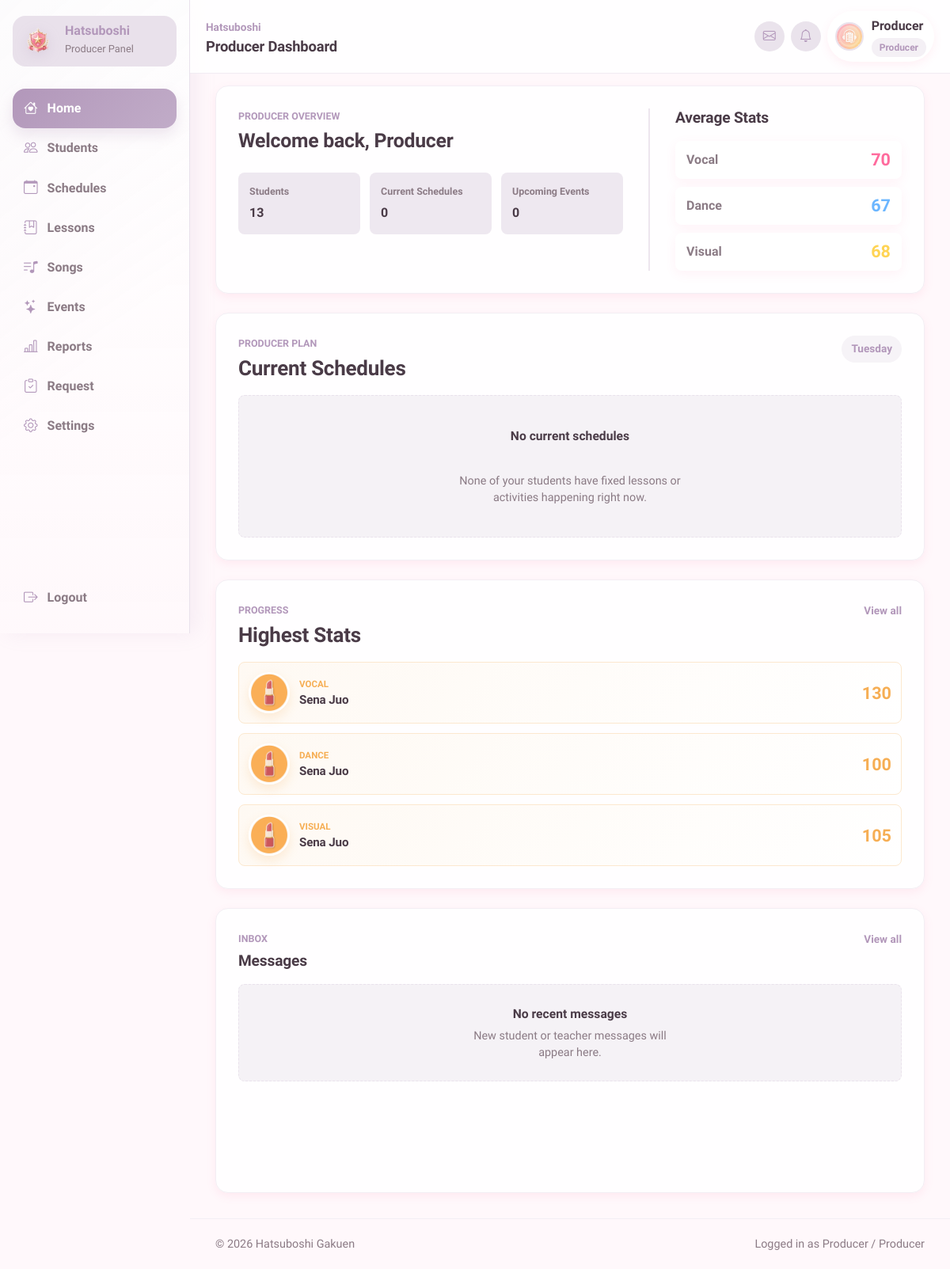
The page /producer/dashboard.php (signed in) on the database its author committed.
### tables this page shows
CREATE TABLE `users` (
  `id` int(11) NOT NULL AUTO_INCREMENT,
  `username` varchar(50) NOT NULL,
  `password` varchar(255) NOT NULL,
  `role` enum('admin','producer','teacher','student') NOT NULL,
  `avatar` varchar(255) DEFAULT NULL,
  `is_active` tinyint(1) NOT NULL DEFAULT 1,
  `created_at` datetime NOT NULL DEFAULT current_timestamp(),
  `updated_at` datetime NOT NULL DEFAULT current_timestamp() ON UPDATE current_timestamp(),
  `last_login` datetime DEFAULT NULL,
  `theme_primary_color` varchar(20) DEFAULT '#FF6B9D',
  `theme_secondary_color` varchar(20) DEFAULT '#FFB3D1',
  PRIMARY KEY (`id`),
  UNIQUE KEY `uniq_users_username` (`username`),
  KEY `idx_users_role` (`role`),
  KEY `idx_users_is_active` (`is_active`)
);

CREATE TABLE `students` (
  `id` int(11) NOT NULL AUTO_INCREMENT,
  `user_id` int(11) NOT NULL,
  `name` varchar(100) NOT NULL,
  `name_jp` varchar(100) DEFAULT NULL,
  `birthday` date DEFAULT NULL,
  `zodiac` varchar(30) DEFAULT NULL,
  `blood_type` char(2) DEFAULT NULL,
  `height` int(11) DEFAULT NULL,
  `weight` int(11) DEFAULT NULL,
  `three_size` varchar(20) DEFAULT NULL,
  `hometown` varchar(50) DEFAULT NULL,
  `hobbies` text DEFAULT NULL,
  `special_skill` text DEFAULT NULL,
  `school_year` varchar(20) DEFAULT NULL,
  `rank` varchar(10) GENERATED ALWAYS AS (case when (`vocal` + `dance` + `visual`) * 2.3 >= 35000 then 'S5' when (`vocal` + `dance` + `visual`) * 2.3 >= 26000 then 'S4' when (`vocal` + `dance` + `visual`) * 2.3 >= 23000 then 'SSS+' when (`vocal` + `dance` + `visual`) * 2.3 >= 20000 then 'SSS' when (`vocal` + `dance` + `visual`) * 2.3 >= 16000 then 'SS' when (`vocal` + `dance` + `visual`) * 2.3 >= 14500 then 'S+' when (`vocal` + `dance` + `visual`) * 2.3 >= 13000 then 'S' when (`vocal` + `dance` + `visual`) * 2.3 >= 12000 then 'A+' when (`vocal` + `dance` + `visual`) * 2.3 >= 11000 then 'A' when (`vocal` + `dance` + `visual`) * 2.3 >= 10000 then 'B+' when (`vocal` + `dance` + `visual`) * 2.3 >= 9000 then 'B' when (`vocal` + `dance` + `visual`) * 2.3 >= 7500 then 'C+' when (`vocal` + `dance` + `visual`) * 2.3 >= 6500 then 'C' when (`vocal` + `dance` + `visual`) * 2.3 >= 5000 then 'D' when (`vocal` + `dance` + `visual`) * 2.3 >= 3000 then 'E' else 'Debut' end) STORED,
  `vocal` int(11) NOT NULL DEFAULT 0,
  `dance` int(11) NOT NULL DEFAULT 0,
  `visual` int(11) NOT NULL DEFAULT 0,
  `bio` text DEFAULT NULL,
  `producer_id` int(11) DEFAULT NULL,
  `producer_status` enum('active','removal_pending','released','unassigned') DEFAULT 'unassigned',
  `created_at` datetime NOT NULL DEFAULT current_timestamp(),
  `updated_at` datetime NOT NULL DEFAULT current_timestamp() ON UPDATE current_timestamp(),
  PRIMARY KEY (`id`),
  UNIQUE KEY `uniq_students_user_id` (`user_id`),
  KEY `idx_students_producer_id` (`producer_id`),
  KEY `idx_students_rank` (`rank`),
  CONSTRAINT `fk_students_producer` FOREIGN KEY (`producer_id`) REFERENCES `users` (`id`) ON DELETE SET NULL ON UPDATE CASCADE,
  CONSTRAINT `fk_students_user` FOREIGN KEY (`user_id`) REFERENCES `users` (`id`) ON DELETE CASCADE ON UPDATE CASCADE
);

### producer/dashboard.php (the view, shortened to what this page needs)
<?php
require_once '../config/database.php';
$stmt = $pdo->prepare(
    'SELECT id, username, theme_primary_color, theme_secondary_color
     FROM users
     WHERE id = ?
       AND role = ?
     LIMIT 1'
);
$stmt->execute([$_SESSION['id'], 'producer']);
$producer = $stmt->fetch();
$weekday = (int) date('N');
$producer_id = (int) $producer['id'];
$student_count_stmt = $pdo->prepare('SELECT COUNT(*) FROM students WHERE producer_id = ?');
$student_count_stmt->execute([$producer_id]);
$dashboard_counts = [
    'students' => (int) $student_count_stmt->fetchColumn(),
    'current_schedules' => 0,
    'upcoming_events' => (int) $pdo->query('SELECT COUNT(*) FROM events WHERE date >= NOW()')->fetchColumn(),
];
$average_stmt = $pdo->prepare(
    'SELECT
        COALESCE(ROUND(AVG(vocal)), 0) AS vocal,
        COALESCE(ROUND(AVG(dance)), 0) AS dance,
        COALESCE(ROUND(AVG(visual)), 0) AS visual
     FROM students
     WHERE producer_id = ?'
);
$average_stmt->execute([$producer_id]);
$average_stats = $average_stmt->fetch() ?: ['vocal' => 0, 'dance' => 0, 'visual' => 0];
$schedule_stmt = $pdo->prepare(
    'SELECT
        rs.activity_type,
        rs.title,
        rs.start_time,
        rs.end_time,
        rs.location,
        s.name AS student_name
     FROM recurring_schedules rs
     INNER JOIN students s ON s.id = rs.student_id
     WHERE rs.weekday = ?
       AND rs.is_active = 1
       AND rs.start_time <= CURTIME()
       AND rs.end_time >= CURTIME()
       AND s.producer_id = ?
     ORDER BY rs.start_time, s.name'
);
$schedule_stmt->execute([$weekday, $producer_id]);
$current_schedules = $schedule_stmt->fetchAll();
$dashboard_counts['current_schedules'] = count($current_schedules);
$top_students = [];
$stat_labels = [
    'vocal' => 'Vocal',
    'dance' => 'Dance',
    'visual' => 'Visual',
];
foreach ($stat_labels as $stat_key => $stat_label) {
    $top_stat_stmt = $pdo->prepare(
        'SELECT
            s.name,
            s.' . $stat_key . ' AS stat_value,
            u.avatar,
            u.theme_primary_color,
            u.theme_secondary_color
         FROM students s
         INNER JOIN users u ON u.id = s.user_id
         WHERE s.producer_id = ?
         ORDER BY ' . $stat_key . ' DESC, name ASC
         LIMIT 1'
    );
    $top_stat_stmt->execute([$producer_id]);
    $top_stat_student = $top_stat_stmt->fetch();
    if ($top_stat_student) {
        $top_students[] = [
            'stat_key' => $stat_key,
            'stat_label' => $stat_label,
            'name' => $top_stat_student['name'],
            'stat_value' => (int) $top_stat_student['stat_value'],
            'avatar' => $top_stat_student['avatar'] ?? '',
            'theme_primary_color' => $top_stat_student['theme_primary_color'] ?: '#FF6B9D',
            'theme_secondary_color' => $top_stat_student['theme_secondary_color'] ?: '#FFB3D1',
        ];
    }
}
$recent_messages = get_recent_conversation_previews($pdo, (int) $_SESSION['id']);
require_once '../includes/header.php';
require_once '../includes/sidebar.php';
?>
<main class="dashboard-main">
    <section class="dashboard-hero">
        <div class="student-info">
            <p class="dashboard-eyebrow">Producer Overview</p>
            <h2>
                Welcome back,
                <?= htmlspecialchars($producer['username'] ?? 'Producer', ENT_QUOTES, 'UTF-8') ?>
            </h2>
            <dl class="student-details">
                <div>
                    <dt>Students</dt>
                    <dd><?= (int) $dashboard_counts['students'] ?></dd>
                </div>
                <div>
                    <dt>Current Schedules</dt>
                    <dd><?= (int) $dashboard_counts['current_schedules'] ?></dd>
                </div>
                <div>
                    <dt>Upcoming Events</dt>
                    <dd><?= (int) $dashboard_counts['upcoming_events'] ?></dd>
                </div>
            </dl>
        </div>
        <aside class="current-stats">
            <h2>Average Stats</h2>
            <div class="stat-row vocal">
                <span>Vocal</span>
                <strong><?= (int) $average_stats['vocal'] ?></strong>
            </div>
            <div class="stat-row dance">
                <span>Dance</span>
                <strong><?= (int) $average_stats['dance'] ?></strong>
            </div>
            <div class="stat-row visual">
                <span>Visual</span>
                <strong><?= (int) $average_stats['visual'] ?></strong>
            </div>
        </aside>
    </section>
    <div class="dashboard-grid">
        <section class="today-schedule">
            <div class="section-heading">
                <div>
                    <p class="dashboard-eyebrow">Producer Plan</p>
                    <h2>Current Schedules</h2>
                </div>
                <span><?= htmlspecialchars(date('l'), ENT_QUOTES, 'UTF-8') ?></span>
            </div>
            <?php if (empty($current_schedules)): ?>
            <div class="empty-dashboard-state">
                <strong>No current schedules</strong>
                <p>None of your students have fixed lessons or activities happening right now.</p>
            </div>
            <?php endif; ?>
        </section>
        <aside class="dashboard-side-panel">
            <section class="stats-preview">
                <div class="section-heading">
                    <div>
                        <p class="dashboard-eyebrow">Progress</p>
                        <h2>Highest Stats</h2>
                    </div>
                    <a href="/gakumas-sms/producer/students.php" class="panel-link">View all</a>
                </div>
                <?php if (empty($top_students)): ?>
                <div class="empty-dashboard-state compact">
                    <strong>No students yet</strong>
                    <p>Add or assign students to start tracking their progress.</p>
                </div>
                <?php else: ?>
                <div class="schedule-list">
                    <?php foreach ($top_students as $student): ?>
                    <?php
                    $profile_avatar = trim((string) ($student['avatar'] ?? ''));
                    if ($profile_avatar !== '') {
                        $avatar_path = str_replace('\\', '/', $profile_avatar);
                        if (!str_starts_with($avatar_path, '/') && !preg_match('/^https?:\/\//i', $avatar_path)) {
                            $avatar_path = '/gakumas-sms/assets/images/avatars/idols/' . rawurlencode($avatar_path);
                        }
                    } else {
                        $avatar_path = '/gakumas-sms/assets/images/avatars/default.webp';
                    }
                    ?>
                    <article class="top-stat-card <?= htmlspecialchars($student['stat_key'], ENT_QUOTES, 'UTF-8') ?>"
                        style="--student-primary: <?= htmlspecialchars($student['theme_primary_color'], ENT_QUOTES, 'UTF-8') ?>; --student-secondary: <?= htmlspecialchars($student['theme_secondary_color'], ENT_QUOTES, 'UTF-8') ?>;">
                        <img src="<?= htmlspecialchars($avatar_path, ENT_QUOTES, 'UTF-8') ?>"
                            alt="<?= htmlspecialchars($student['name'], ENT_QUOTES, 'UTF-8') ?>" class="top-stat-avatar">
                        <div class="top-stat-content">
                            <span><?= htmlspecialchars($student['stat_label'], ENT_QUOTES, 'UTF-8') ?></span>
                            <h3><?= htmlspecialchars($student['name'], ENT_QUOTES, 'UTF-8') ?></h3>
                        </div>
                        <strong><?= (int) $student['stat_value'] ?></strong>
                    </article>
                    <?php endforeach; ?>
                </div>
                <?php endif; ?>
            </section>
            <section class="messages-preview">
                <div class="section-heading">
                    <div>
                        <p class="dashboard-eyebrow">Inbox</p>
                        <h2>Messages</h2>
                    </div>
                    <a href="/gakumas-sms/messages/inbox.php" class="panel-link">View all</a>
                </div>
                <?php if (empty($recent_messages)): ?>
                <div class="empty-dashboard-state compact">
                    <strong>No recent messages</strong>
                    <p>New student or teacher messages will appear here.</p>
                </div>
                <?php endif; ?>
            </section>
        </aside>
    </div>
</main>
<?php require_once '../includes/footer.php'; ?>

### assets/css/theme.css (style rules this page uses)
:root { --primary-pink: #FF6B9D; --primary-pink-light: #FFB3D1; --primary-pink-pale: #FFF0F5; --accent-gold: #FFD700; --vocal-color: #FF6B9D; --dance-color: #6BB6FF; --visual-color: #FFD454; --text-primary: #4A3B47; --text-secondary: #8B7B85; --text-muted: #B5A8B0; --bg-page: #FFF8FB; --bg-card: #FFFFFF; --bg-soft: #FFF0F5; --bg-overlay: rgba(255, 240, 245, 0.85); --success: #7DD87D; --warning: #FFAB54; --error: #FF6B6B; --info: #6BB6FF; --primary: var(--primary-pink); --secondary: var(--primary-pink-light); --shadow-soft: 0 4px 12px rgba(255, 107, 157, 0.10); --shadow-medium: 0 6px 20px rgba(255, 107, 157, 0.15); --shadow-strong: 0 10px 30px rgba(255, 107, 157, 0.20); --radius-sm: 8px; --radius-md: 16px; --radius-lg: 24px; --radius-pill: 9999px; --space-1: 4px; --space-2: 8px; --space-3: 12px; --space-4: 16px; --space-5: 24px; --space-6: 32px; --space-7: 48px; --transition: 0.2s ease; }
body { font-family: 'M PLUS Rounded 1c', 'Quicksand', sans-serif; background: var(--bg-page); color: var(--text-primary); line-height: 1.6; -webkit-font-smoothing: antialiased; -moz-osx-font-smoothing: grayscale; }
h1, h2, h3, h4, h5, h6 { font-family: 'M PLUS Rounded 1c', sans-serif; font-weight: 700; color: var(--text-primary); letter-spacing: -0.01em; }
h2 { font-size: 1.625rem; margin-bottom: var(--space-4); }
h3 { font-size: 1.25rem; margin-bottom: var(--space-3); }
a { color: var(--primary); text-decoration: none; transition: color var(--transition); }

### rows shown on the page
users: username "Producer"
students: user+name (picture), stat_label "VOCAL", name "Sena Juo", vocal "130", stat_label "DANCE", dance "100", stat_label "VISUAL", visual "105"

### other values the page prints
$page_title "Producer Dashboard"
$username "Producer"
$role_label "Producer"
$panel_label "Producer Panel"
$item['label'] "Home"
$item['label'] "Students"
$item['label'] "Schedules"
$item['label'] "Lessons"
$item['label'] "Songs"
$item['label'] "Events"
$item['label'] "Reports"
$item['label'] "Request"
$item['label'] "Settings"
$dashboard_counts['students'] "13"
$dashboard_counts['current_schedules'] "0"
